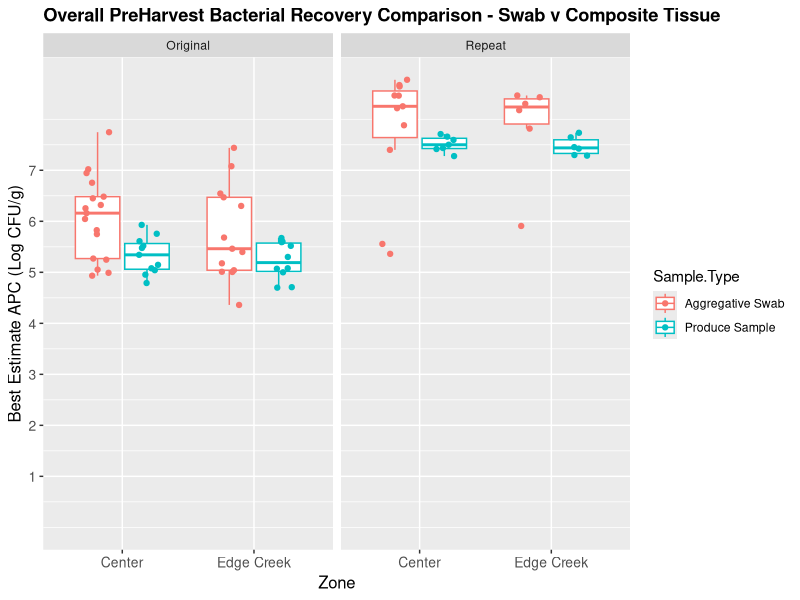
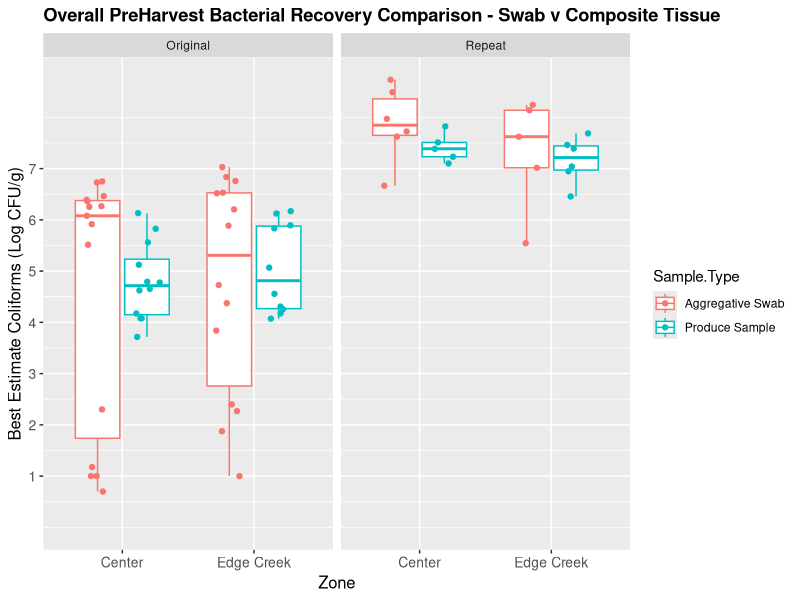
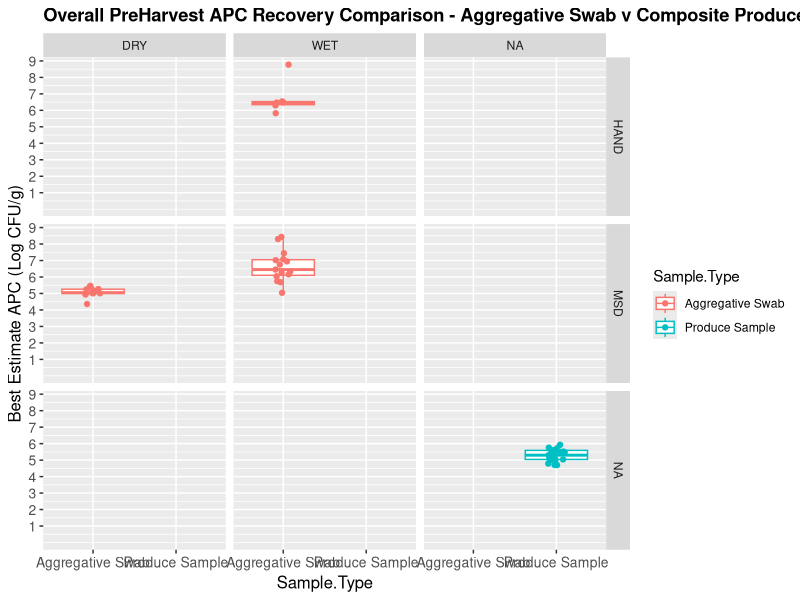
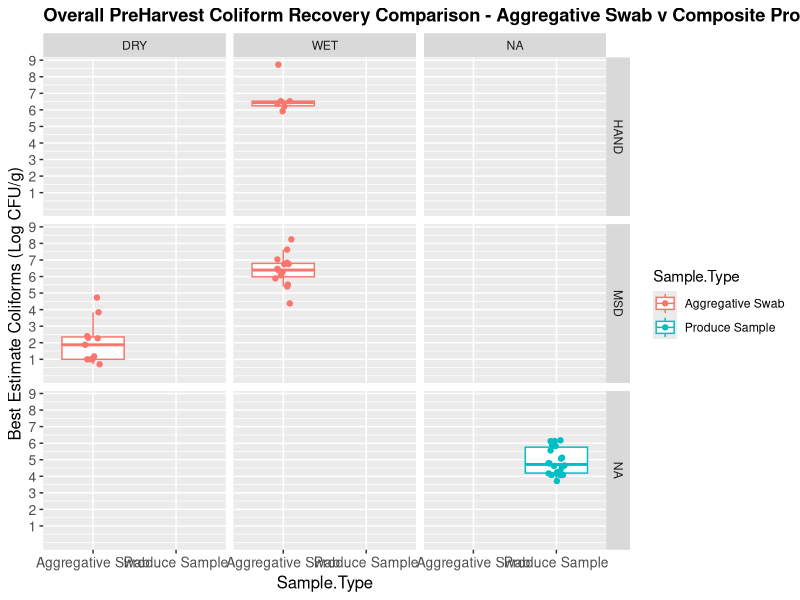
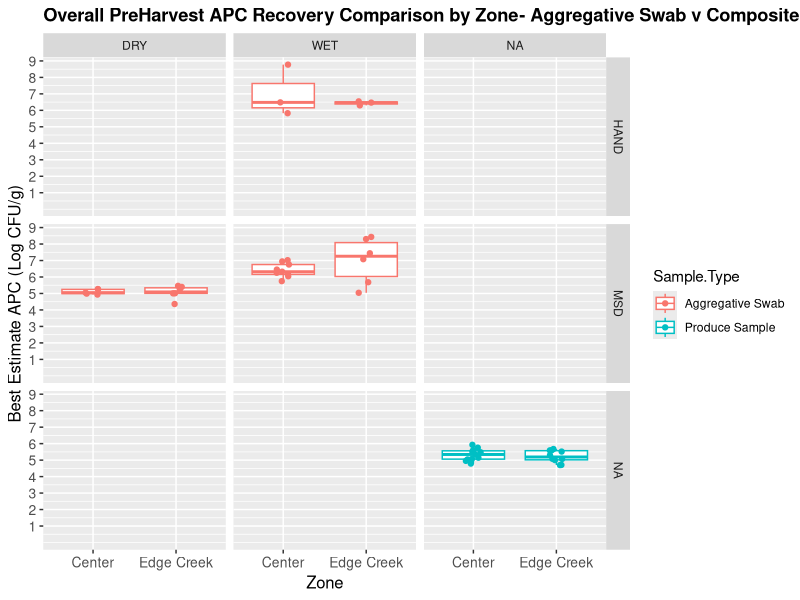
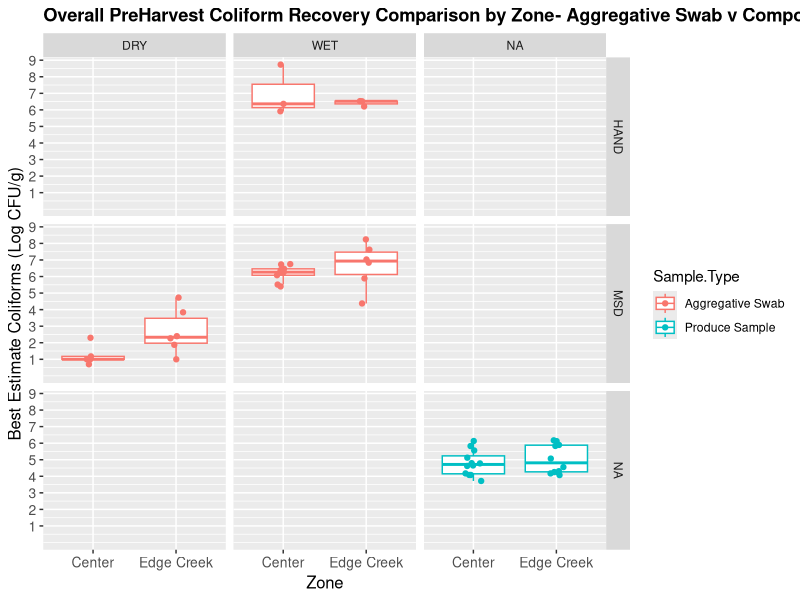
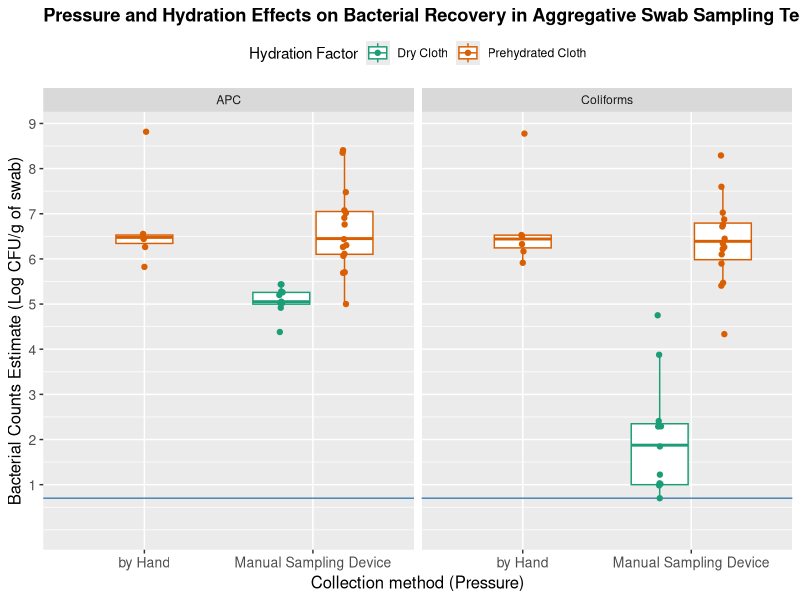
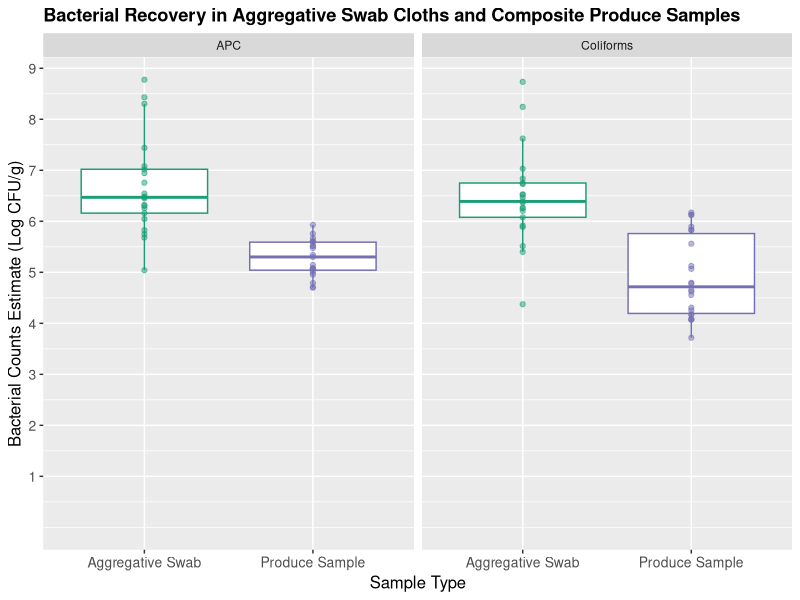

Write the R code that produced these figures, in order.
## ---- chunk 1
knitr::opts_chunk$set(echo = TRUE)
## ---- chunk 2
library(tidyverse)
library(MASS)
library(car)
## ---- chunk 3
raw<-read.csv("Exp_1_results_organized.csv")
str(raw)
Fanoe<-read.csv("Experiment_1_trimmed.csv")
str(Fanoe)
Fanoe$Zone<-as.factor(Fanoe$Zone)
Fanoe$Top.bottom<-as.factor(Fanoe$Top.bottom)
Fanoe$Wet.dry<-as.factor(Fanoe$Wet.dry)
Fanoe$Hand.msd<-as.factor(Fanoe$Hand.msd)
Fanoe$Opportunity<-as.factor(Fanoe$Opportunity)
Fanoe$Sample.Type<-as.factor(Fanoe$Sample.Type)
Fanoe$Log.Coli.<-as.numeric(Fanoe$Log.Coli.)
str(Fanoe) #This contains all original and repeated samples, 
SumFanoe<-Fanoe%>%group_by(Sample.Type, Opportunity,Wet.dry, Hand.msd)%>%summarise(n=n())
knitr::kable(SumFanoe)
## ---- chunk 4
APC_MTvPr<-ggplot(data= Fanoe, aes(x=Zone, y=Log.APC. , col= Sample.Type))+
  geom_boxplot(outlier.alpha = 0)+theme(plot.title = element_text(size = rel(1.2), face = "bold"), axis.text = element_text(size= 10, angle=0, hjust=0.5), axis.title = element_text(size=12))+
  expand_limits(y=0)+
  scale_y_continuous("Best Estimate APC (Log CFU/g)", breaks= c(1,2,3,4,5,6,7))+
  geom_point(position=position_jitterdodge(),alpha=1)+
  ggtitle("Overall PreHarvest Bacterial Recovery Comparison - Swab v Composite Tissue ")
APC_MTvPr+facet_grid(.~Opportunity)
## ---- chunk 5
Colif_MTvPr<-ggplot(data= Fanoe, aes(x=Zone, y=Log.Coli. , col= Sample.Type))+
  geom_boxplot(outlier.alpha = 0)+theme(plot.title = element_text(size = rel(1.2), face = "bold"), axis.text = element_text(size= 10, angle=0, hjust=0.5), axis.title = element_text(size=12))+
  expand_limits(y=0)+
  scale_y_continuous("Best Estimate Coliforms (Log CFU/g)", breaks= c(1,2,3,4,5,6,7))+
  geom_point(position=position_jitterdodge(),alpha=1)+
  ggtitle("Overall PreHarvest Bacterial Recovery Comparison - Swab v Composite Tissue ")
Colif_MTvPr+facet_grid(.~Opportunity)
## ---- chunk 6
adj_Fanoe<-read.csv("Experiment_1_adjusted trim.csv")
adj_Fanoe$Zone<-as.factor(adj_Fanoe$Zone)
adj_Fanoe$Top.bottom<-as.factor(adj_Fanoe$Top.bottom)
adj_Fanoe$Wet.dry<-as.factor(adj_Fanoe$Wet.dry)
adj_Fanoe$Hand.msd<-as.factor(adj_Fanoe$Hand.msd)
adj_Fanoe$Opportunity<-as.factor(adj_Fanoe$Opportunity)
adj_Fanoe$Sample.Type<-as.factor(adj_Fanoe$Sample.Type)
str(adj_Fanoe)
wkngsamples_Fanoe<-adj_Fanoe%>%group_by(Sample.Type, Wet.dry, Hand.msd, Zone)%>%summarise(n=n())
totalecoli<-adj_Fanoe%>%group_by(Sample.Type, Log.E.coli.)%>%summarise(count=n())
knitr::kable(wkngsamples_Fanoe)
knitr::kable(totalecoli)
## ---- chunk 7
OvPH_MTvTissue_APC<-ggplot(data= adj_Fanoe, aes(x=Sample.Type, y=Log.APC. , col= Sample.Type))+
  geom_boxplot(outlier.alpha = 0)+theme(plot.title = element_text(size = rel(1.2), face = "bold"), axis.text = element_text(size= 10, angle=0, hjust=0.5), axis.title = element_text(size=12))+
  expand_limits(y=0)+
  scale_y_continuous("Best Estimate APC (Log CFU/g)", breaks= c(1,2,3,4,5,6,7,8,9))+
  geom_point(position=position_jitterdodge(),alpha=1)+
  ggtitle("Overall PreHarvest APC Recovery Comparison - Aggregative Swab v Composite Produce Samples")
OvPH_MTvTissue_APC+facet_grid(Hand.msd~Wet.dry)

OvPH_MTvTissue_Colif<-ggplot(data= adj_Fanoe, aes(x=Sample.Type, y=Log.Coli. , col= Sample.Type))+
  geom_boxplot(outlier.alpha = 0)+theme(plot.title = element_text(size = rel(1.2), face = "bold"), axis.text = element_text(size= 10, angle=0, hjust=0.5), axis.title = element_text(size=12))+
  expand_limits(y=0)+
  scale_y_continuous("Best Estimate Coliforms (Log CFU/g)", breaks= c(1,2,3,4,5,6,7,8,9))+
  geom_point(position=position_jitterdodge(),alpha=1)+
  ggtitle("Overall PreHarvest Coliform Recovery Comparison - Aggregative Swab v Composite Produce Samples")
OvPH_MTvTissue_Colif+facet_grid(Hand.msd~Wet.dry)

Zone_OvPH_MTvTissue_APC<-ggplot(data= adj_Fanoe, aes(x=Zone, y=Log.APC. , col= Sample.Type))+
  geom_boxplot(outlier.alpha = 0)+theme(plot.title = element_text(size = rel(1.2), face = "bold"), axis.text = element_text(size= 10, angle=0, hjust=0.5), axis.title = element_text(size=12))+
  expand_limits(y=0)+
  scale_y_continuous("Best Estimate APC (Log CFU/g)", breaks= c(1,2,3,4,5,6,7,8,9))+
  geom_point(position=position_jitterdodge(),alpha=1)+
  ggtitle("Overall PreHarvest APC Recovery Comparison by Zone- Aggregative Swab v Composite Produce Samples")
Zone_OvPH_MTvTissue_APC+facet_grid(Hand.msd~Wet.dry)

Zone_OvPH_MTvTissue_Colif<-ggplot(data= adj_Fanoe, aes(x=Zone, y=Log.Coli. , col= Sample.Type))+
  geom_boxplot(outlier.alpha = 0)+theme(plot.title = element_text(size = rel(1.2), face = "bold"), axis.text = element_text(size= 10, angle=0, hjust=0.5), axis.title = element_text(size=12))+
  expand_limits(y=0)+
  scale_y_continuous("Best Estimate Coliforms (Log CFU/g)", breaks= c(1,2,3,4,5,6,7,8,9))+
  geom_point(position=position_jitterdodge(),alpha=1)+
  ggtitle("Overall PreHarvest Coliform Recovery Comparison by Zone- Aggregative Swab v Composite Produce Samples")
Zone_OvPH_MTvTissue_Colif+facet_grid(Hand.msd~Wet.dry)
## ---- chunk 8
Only_Swabs<-adj_Fanoe%>%filter(Sample.Type=="Aggregative Swab")
Only_Swabs_noEcoli<-Only_Swabs[,-13] #This one would be replaced using a dataset that combines tests under a single column, rather than each test having its own column. This file was manually manipulated for this purpose, there is no code for it.
Only_Swabs_noEcoli1<-read.csv("LabPPT_AdjustedFanoe Exp_1.csv")
Only_Swabs_noEcoli<-Only_Swabs_noEcoli1%>% filter(Sample.Type=="Aggregative Swab")
Only_Swabs_noEcoli<-Only_Swabs_noEcoli%>% filter(Test != "E.coli")
#Once filtered
Only_Swabs_noEcoli$Sample.Type<-as.factor(Only_Swabs_noEcoli$Sample.Type)
Only_Swabs_noEcoli$Hand.msd<-as.factor(Only_Swabs_noEcoli$Hand.msd)
Only_Swabs_noEcoli$Wet.dry<-as.factor(Only_Swabs_noEcoli$Wet.dry)
Only_Swabs_noEcoli$Test<-as.factor(Only_Swabs_noEcoli$Test)
Only_Swabs_noEcoli$Zone<-as.factor(Only_Swabs_noEcoli$Zone)
Only_Swabs_noEcoli$Top.bottom<-as.factor(Only_Swabs_noEcoli$Top.bottom)
str(Only_Swabs_noEcoli)

Everything_but_Ecoli<-adj_Fanoe[,-13]
str(Everything_but_Ecoli)
## ---- chunk 9
OvPH_MT<-ggplot(data= Only_Swabs_noEcoli, aes(x=Hand.msd, y=Best..Estimate, col= Wet.dry))+
  geom_boxplot(outlier.alpha = 0, position = position_dodge2(preserve="single"))+
  geom_hline(yintercept = 0.7, color="steelblue")+
  #geom_hline(yintercept = 0.3, color="steelblue")+
  theme(plot.title = element_text(size = rel(1.2), face = "bold"), legend.position = "top", axis.text = element_text(size= 10, angle=0, hjust=0.5), 
  axis.title = element_text(size=12))+
  geom_point(position=position_jitterdodge(jitter.width = 0.05, jitter.height = 0.05))+
  #stat_compare_means(method = "anova", label.y = 40)+
  expand_limits(y=0)+
  scale_y_continuous("Bacterial Counts Estimate (Log CFU/g of swab)", breaks= c(1,2,3,4,5,6,7,8,9))+
  scale_x_discrete("Collection method (Pressure)", labels=c("by Hand", "Manual Sampling Device"))+
  scale_color_manual(values=c("#1B9E77", "#d95f02"), labels=c("Dry Cloth", "Prehydrated Cloth")) +
  #scale_color_discrete(labels=c("Dry Cloth", "Prehydrated Cloth"))+
  labs(col="Hydration Factor")+
  ggtitle("Pressure and Hydration Effects on Bacterial Recovery in Aggregative Swab Sampling Technique Optimization")

OvPH_MT+facet_grid(.~Test)
ggsave("Swab-characterization-overallUPDATE.jpeg", device = "jpeg", dpi=300, path = "C:/Users/jorge/Box Sync/NIFA Project/NIFA Project Repository/Output 2022", height= 5, width= 10, units = "in")
## ---- chunk 10
#Dataset used for this analysis remained unmanipulated manually ("data=Only_Swabs"). The manipulated manually is for visualization purposes (data= Only_Swabs_noEcoli")

#APC
##APC lm
lm_APC_2fac<-lm(Log.APC.~Wet.dry +Hand.msd+ Hand.msd:Wet.dry, data=Only_Swabs)
locAPClm<-lm(Log.APC.~ Wet.dry +Hand.msd+ Zone + Hand.msd:Wet.dry + Hand.msd:Zone +Wet.dry:Zone+ Hand.msd*Wet.dry*Zone, data=Only_Swabs)
plantAPClm<-lm(Log.APC. ~ Wet.dry +Hand.msd+ Top.bottom+ Hand.msd:Wet.dry + Hand.msd:Top.bottom +Wet.dry:Top.bottom+ Hand.msd*Wet.dry*Top.bottom, data=Only_Swabs)
###anova
APC_BothFactors<-anova(lm_APC_2fac)# Hydration matters most 3.008e-5
APC_Zone_Effect<-anova(locAPClm) #zones had no effect, hydration did
APC_InPlantLoc_effect<-anova(plantAPClm)#place in plant had no effect, hydration did

#Coliforms
##Coliforms lm
lm_Colif_2fac2<-lm(Log.Coli.~Wet.dry +Hand.msd+ Hand.msd:Wet.dry, data=Only_Swabs)
locColiflm<-lm(Log.Coli.~Wet.dry +Hand.msd+ Zone + Hand.msd:Wet.dry + Hand.msd:Zone +Wet.dry:Zone+ Hand.msd*Wet.dry*Zone, data=Only_Swabs)
plantColiflm<-lm(Log.Coli. ~ Wet.dry +Hand.msd+ Top.bottom+ Hand.msd:Wet.dry + Hand.msd:Top.bottom +Wet.dry:Top.bottom+ Hand.msd*Wet.dry*Top.bottom, data=Only_Swabs)
###ANOVA
Colif_BothFactors<-anova(lm_Colif_2fac2)#Both factors matter Hydration matters most 3.008e-5
Colif_Zone_Effect<-anova(locColiflm) #zones had no effect
Colif_InPlantLoc_effect<-anova(plantColiflm)#place in plant had no effect
## ---- chunk 11
knitr::kable(APC_BothFactors)
knitr::kable(APC_Zone_Effect)
knitr::kable(APC_InPlantLoc_effect)

knitr::kable(Colif_BothFactors)
knitr::kable(Colif_Zone_Effect)
knitr::kable(Colif_InPlantLoc_effect)
## ---- chunk 12
#For analysis, we'll use data= "Everything_wet". For visualization, we'll use data= "Trimmed_W_data". 
Everything_wet<-Everything_but_Ecoli%>%filter(Sample.Type=="Produce Sample"|Sample.Type=="Aggregative Swab" & Wet.dry!="DRY")
WorkingDataset<-Everything_wet%>%group_by(Sample.Type)%>%summarise(count=n())
knitr::kable(WorkingDataset)

#visuals
Trimmed_W_data<-Only_Swabs_noEcoli1%>%filter(Sample.Type=="Produce Sample"|Sample.Type=="Aggregative Swab"&Wet.dry!="DRY")
Trimmed_W_data<-Trimmed_W_data%>% filter(Test != "E.coli")
Trimmed_W_data%>%group_by(Sample.Type, Wet.dry, Test)%>%summarise(count=n())
## ---- chunk 13
OvPH_MTvPS<-ggplot(data= Trimmed_W_data, aes(x=Sample.Type, y=Best..Estimate, col=Sample.Type))+
  geom_boxplot(outlier.alpha = 0)+theme(plot.title = element_text(size = rel(1.2), face = "bold"), legend.position = "none", axis.text = element_text(size= 10, angle=0, hjust=0.5), axis.title = element_text(size=12))+
  geom_point(alpha=0.5)+
  expand_limits(y=0)+
  scale_color_manual(values=c("#1B9E77", "#7570B3")) +
  scale_y_continuous("Bacterial Counts Estimate (Log CFU/g)", breaks= c(1,2,3,4,5,6,7,8,9))+
  scale_x_discrete("Sample Type")+
  labs(fill= "Sample Type")+
  ggtitle("Bacterial Recovery in Aggregative Swab Cloths and Composite Produce Samples")
OvPH_MTvPS+facet_grid(.~ Test)
## ---- chunk 14
#APC
##Linear models
lmMTPS__APC<-lm(Log.APC.~Sample.Type, data=Everything_wet)
lmMTPS_locAPC<-lm(Log.APC.~ Sample.Type+ Zone + Sample.Type:Zone, data=Everything_wet)
lmMTPS_plantAPC<-lm(Log.APC. ~ Sample.Type+ Top.bottom + Sample.Type:Top.bottom, data=Everything_wet)
lmMTPS_APC_Overall<-lm(Log.APC.~ Sample.Type + Zone +Top.bottom + Sample.Type:Top.bottom + Sample.Type:Zone + Top.bottom:Zone + Sample.Type:Zone:Top.bottom, data=Everything_wet)

###ANOVA
MTPS_SamTypeAPC<-anova(lmMTPS__APC)
MTPS_locAPC<-anova(lmMTPS_locAPC)
MTPS_plantAPC<-anova(lmMTPS_plantAPC)
MTPS_APC_Overall<-anova(lmMTPS_APC_Overall)#Sample type is the only factor that matters
    
#Coliforms
##Linear models
lmMTPS__Colif<-lm(Log.Coli.~Sample.Type, data=Everything_wet)
lmMTPS_locColif<-lm(Log.Coli.~ Sample.Type+ Zone + Sample.Type:Zone, data=Everything_wet)
lmMTPS_plantColif<-lm(Log.Coli. ~ Sample.Type+ Top.bottom + Sample.Type:Top.bottom, data=Everything_wet)
lmMTPS_Colif_Overall<-lm(Log.Coli.~ Sample.Type + Zone +Top.bottom + Sample.Type:Top.bottom + Sample.Type:Zone + Top.bottom:Zone + Sample.Type:Zone:Top.bottom, data=Everything_wet)

MTPS_SamTypeColif<-anova(lmMTPS__Colif)
MTPS_locColif<-anova(lmMTPS_locColif)
MTPS_plantColif<-anova(lmMTPS_plantColif)
MTPS_Colif_Overall<-anova(lmMTPS_Colif_Overall)#Sample type is the only factor that matters
## ---- chunk 15
knitr::kable(MTPS_SamTypeAPC)
knitr::kable(MTPS_locAPC)
knitr::kable(MTPS_plantAPC)
knitr::kable(MTPS_APC_Overall)

knitr::kable(MTPS_SamTypeColif)
knitr::kable(MTPS_locColif)
knitr::kable(MTPS_plantColif)
knitr::kable(MTPS_Colif_Overall)
## ---- chunk 16

## ---- chunk 17
plot(pressure)
